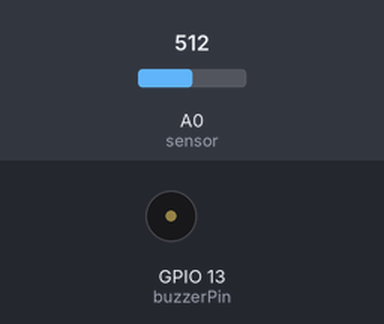
The sketch below on a simulated ESP8266 (NodeMCU). Parts: buzzer (waves = sounding, pin HIGH). The inputs (shaded band) are chosen by the test bench; at power-on: A0 (sensor) = 512. WiFi joins after 1.5 s; servers stay silent unless stated.

Above: at 0.1 s.
At 1.9 s:
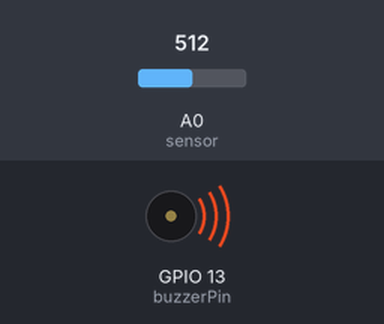
Timing chart, 0 to 3.4 s (numbered marks = the images above):
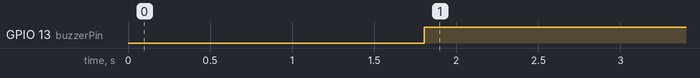

The sketch:

Sulama.ino
```cpp
#define BLYNK_PRINT Serial
#include <ESP8266WiFi.h>
#include <BlynkSimpleEsp8266.h>

char token[] = "9YEZI3TTCH5uhp8kdgHtBR_x7w_53mRV";
char agAdi[] = "TurkTelekom_T9B68";
char agSifre[]="7z0S0JgS";
#define sensor A0
int buzzerPin = 13;
int deger;
int donusum;

void setup(){
  pinMode(buzzerPin, OUTPUT);
  pinMode(13, OUTPUT);
  Serial.begin(9600);
  Blynk.begin(token, agAdi, agSifre);
}

void loop() {
  deger = analogRead(sensor);
  donusum=map(deger ,0,1023,0,100);
  Blynk.virtualWrite (V1, donusum);
  Blynk.run();
  if(donusum<= 50){
    digitalWrite(buzzerPin, HIGH);
    digitalWrite(16,0);
    delay(100);
  }
  else{
    digitalWrite(buzzerPin, LOW);
    digitalWrite(16,1);
    delay(100);
  }
}
```

Measured:
- by itself, GPIO 13 (buzzerPin): LOW → HIGH at 1.8 s
